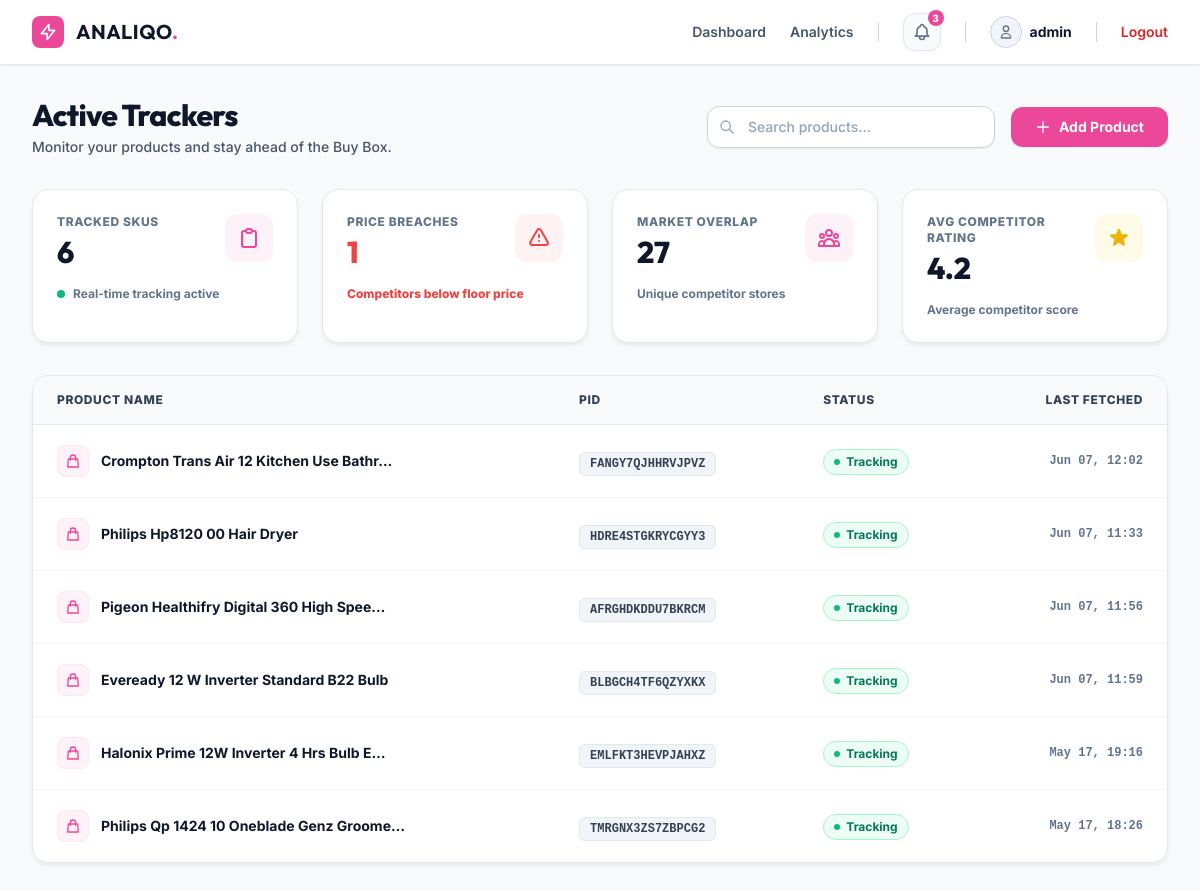
Before: /dashboard/ (signed in) with the older database file.
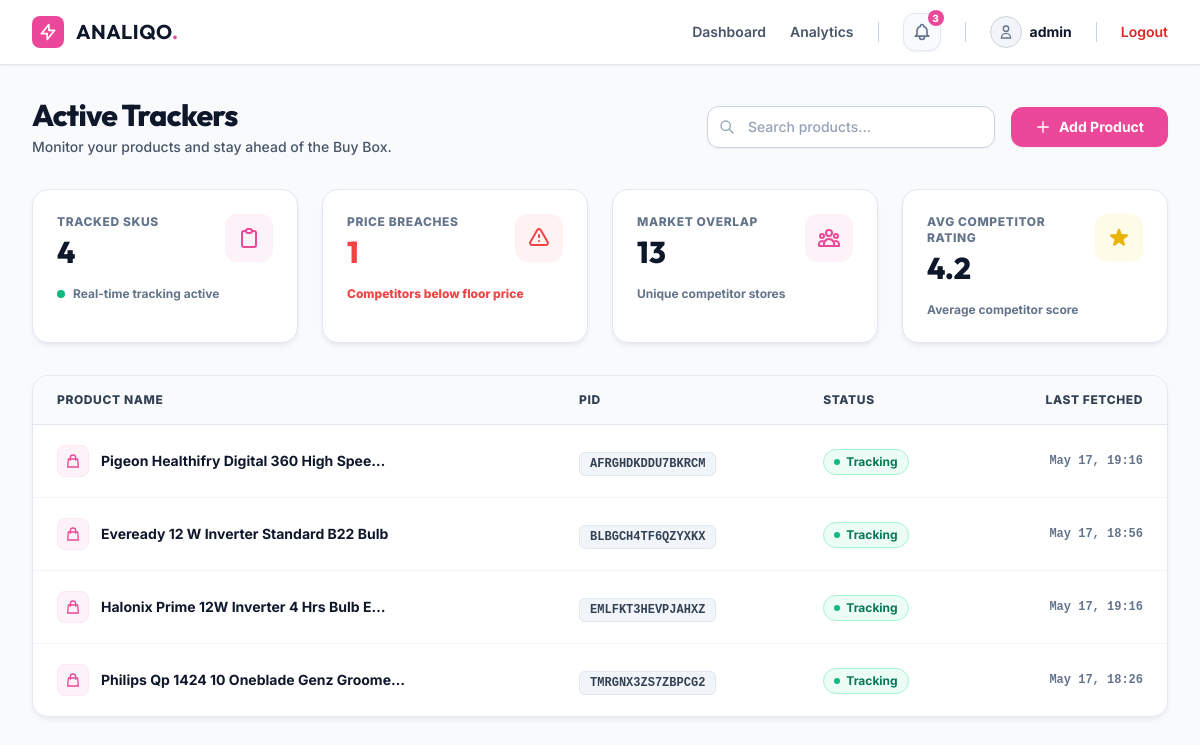
After: the same page with the newer database file.
### tracker/models.py (models this page shows, shortened)
class ProductSKU(models.Model):
    user = models.ForeignKey(User, on_delete=models.CASCADE, related_name='tracked_skus')
    name = models.CharField(max_length=255)
    pid = models.CharField(max_length=100, db_index=True)
    lid = models.CharField(max_length=100)
    target_url = models.URLField(max_length=1024, blank=True)
    base_cost = models.DecimalField(max_digits=10, decimal_places=2, help_text="Seller's actual cost")
    floor_price = models.DecimalField(max_digits=10, decimal_places=2, help_text="Minimum allowable selling price")
    is_active = models.BooleanField(default=True)
    last_fetched_at = models.DateTimeField(null=True, blank=True)
    created_at = models.DateTimeField(auto_now_add=True)
    updated_at = models.DateTimeField(auto_now=True)
    class Meta:
        unique_together = ('user', 'pid')
        verbose_name = "Product SKU"
        verbose_name_plural = "Product SKUs"

### tracker/views.py (the view)
# urls.py: path('dashboard/', DashboardView.as_view(), name='dashboard'),
class DashboardView(LoginRequiredMixin, ListView):
    model = ProductSKU
    template_name = 'dashboard/index.html'
    context_object_name = 'skus'
    def get_queryset(self):
        user = self.request.user
        qs = super().get_queryset().filter(user=user)
        query = self.request.GET.get('search', '')
        if query:
            qs = qs.filter(name__icontains=query)
        return qs.order_last_fetched() if hasattr(qs, 'order_last_fetched') else qs.order_by('-created_at')
    def get_template_names(self):
        if self.request.headers.get('HX-Request'):
            return ['dashboard/partials/sku_list.html']
        return [self.template_name]
    def get_context_data(self, **kwargs):
        context = super().get_context_data(**kwargs)
        user = self.request.user
        active_skus = ProductSKU.objects.filter(user=user, is_active=True)
        context['total_products'] = active_skus.count()
        breaches = 0
        for sku in active_skus:
            latest_buybox = CompetitorPriceLog.objects.filter(product_sku=sku, has_buybox=True).order_by('-timestamp').first()
            if latest_buybox and latest_buybox.final_price < sku.floor_price:
                breaches += 1
        unique_competitors = CompetitorPriceLog.objects.filter(product_sku__user=user).values_list('seller_name', flat=True).distinct().count()
        avg_rating = CompetitorPriceLog.objects.filter(product_sku__user=user, seller_rating__isnull=False).aggregate(Avg('seller_rating'))['seller_rating__avg']
        context['active_breaches'] = breaches
        context['unique_competitors'] = unique_competitors
        context['avg_competitor_rating'] = round(avg_rating, 1) if avg_rating else "N/A"
        return context

### tracker/context_processors.py (called while the page is built)
def notifications(request):
    if request.user and request.user.is_authenticated:
        unread_qs = NotificationLog.objects.filter(user=request.user, is_read=False)
        return {
            'unread_notifications': unread_qs.order_by('-created_at')[:10],
            'unread_notifications_count': unread_qs.count()
        }
    return {
        'unread_notifications': [],
        'unread_notifications_count': 0
    }

### templates/dashboard/index.html (shortened to what this page needs)
{% extends 'base.html' %}
{% block content %}
<div x-data="{ showModal: false }" class="w-full">
    <div class="flex flex-col md:flex-row justify-between items-start md:items-center gap-4 mb-8">
        <div>
            <h1 class="text-3xl font-display font-extrabold text-slate-900 mb-1 tracking-tight">Active Trackers</h1>
            <p class="text-slate-600 font-medium text-sm">Monitor your products and stay ahead of the Buy Box.</p>
        </div>
        <div class="flex items-center gap-4 w-full md:w-auto">
            <div class="relative w-full md:w-72">
                <div class="absolute inset-y-0 left-0 pl-3 flex items-center pointer-events-none">
                </div>
                <input type="text" name="search"
                       class="w-full bg-white border border-slate-300 rounded-xl pl-10 pr-4 py-2.5 text-sm font-medium text-slate-900 placeholder-slate-400 focus:outline-none focus:ring-2 focus:ring-brand-500 focus:border-transparent transition-all shadow-sm"
                       placeholder="Search products..."
                       hx-get="{% url 'dashboard' %}"
                       hx-target="#sku-table-container"
                       hx-trigger="keyup changed delay:500ms">
            </div>
            <button @click="showModal = true" class="inline-flex items-center justify-center px-6 py-2.5 text-sm font-bold text-white bg-brand-500 rounded-xl hover:bg-brand-600 focus:outline-none focus:ring-2 focus:ring-brand-500 shadow-sm transition-colors whitespace-nowrap">
                <svg class="w-4 h-4 mr-2" fill="none" viewBox="0 0 24 24" stroke="currentColor">
                    <path stroke-linecap="round" stroke-linejoin="round" stroke-width="2" d="M12 4v16m8-8H4" />
                </svg>
                Add Product
            </button>
        </div>
    </div>
    <div class="grid grid-cols-1 sm:grid-cols-2 lg:grid-cols-4 gap-6 mb-8">
        <div class="solid-panel rounded-2xl p-6 relative overflow-hidden transition-all duration-300 hover:shadow-md">
            <div class="flex justify-between items-start">
                <div>
                    <p class="text-xs font-extrabold text-slate-500 uppercase tracking-wider mb-1">Tracked SKUs</p>
                    <h3 class="text-3xl font-display font-extrabold text-slate-900">{{ total_products }}</h3>
                </div>
                <div class="p-3 bg-brand-50 rounded-xl text-brand-500">
                    <svg class="w-6 h-6" fill="none" viewBox="0 0 24 24" stroke="currentColor">
                        <path stroke-linecap="round" stroke-linejoin="round" stroke-width="2" d="M9 5H7a2 2 0 00-2 2v12a2 2 0 002 2h10a2 2 0 002-2V7a2 2 0 00-2-2h-2M9 5a2 2 0 002 2h2a2 2 0 002-2M9 5a2 2 0 012-2h2a2 2 0 012 2" />
                    </svg>
                </div>
            </div>
            <div class="mt-4 flex items-center gap-2">
                <span class="w-2 h-2 rounded-full bg-emerald-500 animate-pulse"></span>
                <span class="text-xs font-bold text-slate-500">Real-time tracking active</span>
            </div>
        </div>
        <div class="solid-panel rounded-2xl p-6 relative overflow-hidden transition-all duration-300 hover:shadow-md">
            <div class="flex justify-between items-start">
                <div>
                    <p class="text-xs font-extrabold text-slate-500 uppercase tracking-wider mb-1">Price Breaches</p>
                    <h3 class="text-3xl font-display font-extrabold {% if active_breaches > 0 %}text-red-500 animate-pulse{% else %}text-slate-900{% endif %}">
                        {{ active_breaches }}
                    </h3>
                </div>
                <div class="p-3 {% if active_breaches > 0 %}bg-red-50 text-red-500{% else %}bg-slate-50 text-slate-500{% endif %} rounded-xl">
                    <svg class="w-6 h-6" fill="none" viewBox="0 0 24 24" stroke="currentColor">
                        <path stroke-linecap="round" stroke-linejoin="round" stroke-width="2" d="M12 9v2m0 4h.01m-6.938 4h13.856c1.54 0 2.502-1.667 1.732-3L13.732 4c-.77-1.333-2.694-1.333-3.464 0L3.34 16c-.77 1.333.192 3 1.732 3z" />
                    </svg>
                </div>
            </div>
            <div class="mt-4 flex items-center gap-2">
                {% if active_breaches > 0 %}
                <span class="text-xs font-extrabold text-red-500">Competitors below floor price</span>
                {% else %}
                <span class="text-xs font-bold text-emerald-600">All prices healthy</span>
                {% endif %}
            </div>
        </div>
        <div class="solid-panel rounded-2xl p-6 relative overflow-hidden transition-all duration-300 hover:shadow-md">
            <div class="flex justify-between items-start">
                <div>
                    <p class="text-xs font-extrabold text-slate-500 uppercase tracking-wider mb-1">Market Overlap</p>
                    <h3 class="text-3xl font-display font-extrabold text-slate-900">{{ unique_competitors }}</h3>
                </div>
                <div class="p-3 bg-brand-50 rounded-xl text-brand-500">
                </div>
            </div>
            <div class="mt-4 flex items-center gap-2">
                <span class="text-xs font-bold text-slate-500">Unique competitor stores</span>
            </div>
        </div>
        <div class="solid-panel rounded-2xl p-6 relative overflow-hidden transition-all duration-300 hover:shadow-md">
            <div class="flex justify-between items-start">
                <div>
                    <p class="text-xs font-extrabold text-slate-500 uppercase tracking-wider mb-1">Avg Competitor Rating</p>
                    <h3 class="text-3xl font-display font-extrabold text-slate-900">{{ avg_competitor_rating }}</h3>
                </div>
                <div class="p-3 bg-yellow-50 text-yellow-500 rounded-xl">
                </div>
            </div>
            <div class="mt-4 flex items-center gap-2">
                <span class="text-xs font-bold text-slate-500">Average competitor score</span>
            </div>
        </div>
    </div>
    <div id="sku-table-container" class="solid-panel rounded-2xl overflow-hidden">
        {% include 'dashboard/partials/sku_list.html' %}
    </div>
</div>
{% endblock %}

### templates/base.html (shortened to what this page needs)
<!DOCTYPE html>
<html lang="en">
<head>
    <script src="https://cdn.tailwindcss.com"></script>
</head>
<body class="font-sans antialiased min-h-screen flex flex-col selection:bg-brand-200 selection:text-brand-900">
    <nav class="bg-white sticky top-0 z-40 border-b border-slate-200 shadow-sm">
        <div class="max-w-7xl mx-auto px-4 sm:px-6 lg:px-8">
            <div class="flex items-center justify-between h-16">
                <div class="flex items-center gap-3">
                    <div class="w-8 h-8 rounded-lg bg-brand-500 flex items-center justify-center">
                        <svg class="w-5 h-5 text-white" fill="none" viewBox="0 0 24 24" stroke="currentColor">
                            <path stroke-linecap="round" stroke-linejoin="round" stroke-width="2" d="M13 10V3L4 14h7v7l9-11h-7z"/>
                        </svg>
                    </div>
                    <div class="font-display font-bold text-xl tracking-wide text-slate-900">
                        ANALIQO<span class="text-brand-500">.</span>
                    </div>
                </div>
                <div class="flex items-center space-x-6">
                    {% if user.is_authenticated %}
                        <a href="{% url 'dashboard' %}" class="text-sm font-semibold text-slate-600 hover:text-brand-600 transition-colors">Dashboard</a>
                        <a href="{% url 'analytics' %}" class="text-sm font-semibold text-slate-600 hover:text-brand-600 transition-colors">Analytics</a>
                        <div x-data="{ open: false }" class="relative">
                            <button @click="open = !open" class="relative p-2 text-slate-500 hover:text-brand-500 bg-slate-50 hover:bg-brand-50 border border-slate-200 rounded-xl transition-all shadow-sm focus:outline-none focus:ring-2 focus:ring-brand-500">
                                <span id="notification-badge" class="absolute -top-1 -right-1 flex h-4 w-4 items-center justify-center rounded-full bg-brand-500 text-[10px] font-extrabold text-white animate-pulse" {% if unread_notifications_count == 0 %}style="display: none;"{% endif %}>
                                    {{ unread_notifications_count }}
                                </span>
                            </button>
                        </div>
                        <div class="flex items-center gap-2">
                            <div class="w-8 h-8 rounded-full bg-slate-100 border border-slate-300 flex items-center justify-center overflow-hidden">
                                <svg class="w-4 h-4 text-slate-500" fill="none" viewBox="0 0 24 24" stroke="currentColor">
                                    <path stroke-linecap="round" stroke-linejoin="round" stroke-width="2" d="M16 7a4 4 0 11-8 0 4 4 0 018 0zM12 14a7 7 0 00-7 7h14a7 7 0 00-7-7z" />
                                </svg>
                            </div>
                            <span class="text-sm font-bold text-slate-900">
                                {{ user.username }}
                            </span>
                        </div>
                        <a href="{% url 'logout' %}" class="text-sm font-semibold text-red-600 hover:text-red-800 transition-colors">Logout</a>
                    {% else %}
                        <a href="{% url 'landing' %}" class="text-sm font-semibold text-slate-600 hover:text-brand-600 transition-colors">Sign In</a>
                    {% endif %}
                </div>
            </div>
        </div>
    </nav>
    <main class="flex-1 w-full max-w-7xl mx-auto px-4 sm:px-6 lg:px-8 py-8">
        {% block content %}{% endblock %}
    </main>
</body>
</html>

### templates/dashboard/partials/sku_list.html (shortened to what this page needs)
<div class="overflow-x-auto w-full">
    <table class="w-full text-left border-collapse">
        <thead>
            <tr class="bg-slate-50 border-b border-slate-200">
                <th scope="col" class="px-6 py-4 text-xs font-extrabold text-slate-700 uppercase tracking-wider">Product Name</th>
                <th scope="col" class="px-6 py-4 text-xs font-extrabold text-slate-700 uppercase tracking-wider">PID</th>
                <th scope="col" class="px-6 py-4 text-xs font-extrabold text-slate-700 uppercase tracking-wider">Status</th>
                <th scope="col" class="px-6 py-4 text-right text-xs font-extrabold text-slate-700 uppercase tracking-wider">Last Fetched</th>
            </tr>
        </thead>
        <tbody class="divide-y divide-slate-100 bg-white">
            {% for sku in skus %}
                <tr class="hover:bg-slate-50 transition-colors duration-200 group">
                    <td class="px-6 py-5 whitespace-nowrap">
                        <div class="flex items-center">
                            <div class="h-8 w-8 rounded-lg bg-brand-50 border border-brand-100 flex items-center justify-center mr-3 group-hover:border-brand-200 transition-colors">
                                <svg class="h-4 w-4 text-brand-500" fill="none" viewBox="0 0 24 24" stroke="currentColor">
                                    <path stroke-linecap="round" stroke-linejoin="round" stroke-width="2" d="M16 11V7a4 4 0 00-8 0v4M5 9h14l1 12H4L5 9z" />
                                </svg>
                            </div>
                            <a href="{% url 'sku_detail' sku.pk %}" class="text-sm font-bold text-slate-900 hover:text-brand-600 transition-colors">
                                {{ sku.name|truncatechars:40 }}
                            </a>
                        </div>
                    </td>
                    <td class="px-6 py-5 whitespace-nowrap">
                        <span class="px-2.5 py-1 text-xs font-mono font-bold text-slate-700 bg-slate-100 rounded-md border border-slate-200">{{ sku.pid }}</span>
                    </td>
                    <td class="px-6 py-5 whitespace-nowrap">
                        {% if sku.is_active %}
                            <span class="inline-flex items-center px-2.5 py-1 rounded-full text-xs font-bold bg-emerald-50 text-emerald-700 border border-emerald-200">
                                <span class="w-1.5 h-1.5 rounded-full bg-emerald-500 mr-1.5 animate-pulse"></span>
                                Tracking
                            </span>
                        {% else %}
                            <span class="inline-flex items-center px-2.5 py-1 rounded-full text-xs font-bold bg-slate-100 text-slate-600 border border-slate-200">
                                Paused
                            </span>
                        {% endif %}
                    </td>
                    <td class="px-6 py-5 whitespace-nowrap text-sm text-slate-500 text-right font-mono text-xs font-bold">
                        {{ sku.last_fetched_at|date:"M d, H:i"|default:"Never" }}
                    </td>
                </tr>
            {% endfor %}
        </tbody>
    </table>
</div>

### templates/base.html (style rules this page uses)
body { background-color: #f8fafc; color: #0f172a; }
.solid-panel { background-color: #ffffff; border: 1px solid #e2e8f0; box-shadow: 0 4px 6px -1px rgba(0, 0, 0, 0.05), 0 2px 4px -1px rgba(0, 0, 0, 0.03); }

Changed rows visible on the page:
removed ProductSKU: name "Crompton Trans Air 12 Kitchen Use Bathr…", pid "FANGY7QJHHRVJPVZ", is_active True (drawn), last_fetched_at "Jun 07, 12:02"
removed ProductSKU: name "Philips Hp8120 00 Hair Dryer", pid "HDRE4STGKRYCGYY3", is_active True (drawn), last_fetched_at "Jun 07, 11:33"
changed ProductSKU "AFRGHDKDDU7BKRCM": last_fetched_at "Jun 07, 11:56" → "May 17, 19:16"
changed ProductSKU "Eveready 12 W Inverter Standard B22 Bulb": last_fetched_at "Jun 07, 11:59" → "May 17, 18:56"
Other visible differences:
{{ total_products }}: "6" → "4"
{{ unique_competitors }}: "27" → "13"
